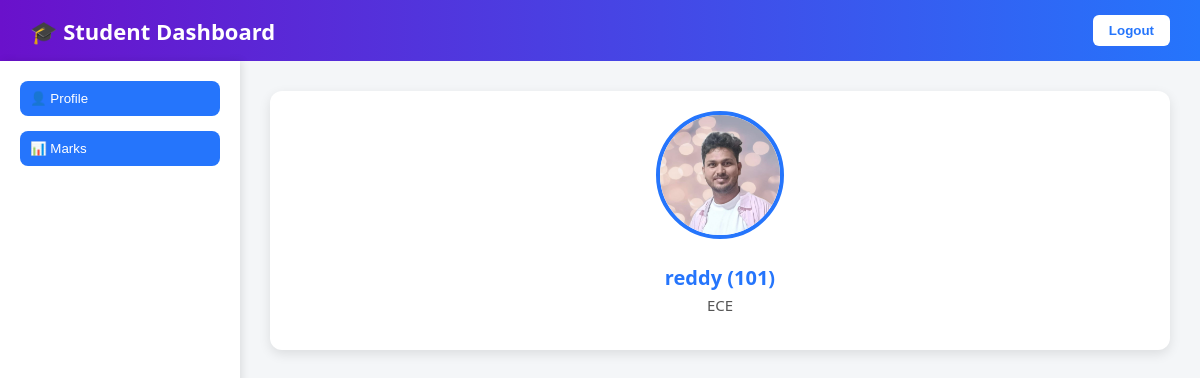
/student_dashboard (signed in), run on the app's committed database.
### tables this page shows
CREATE TABLE students (
                id INTEGER PRIMARY KEY AUTOINCREMENT,
                name TEXT,
                hallticket TEXT UNIQUE,
                department TEXT,
                mobile TEXT,
                join_date TEXT,
                address TEXT,
                photo TEXT,
                username TEXT UNIQUE,
                password TEXT
            );

### app.py (the view)
@app.route('/student_dashboard')
def student_dashboard():
    if 'student_username' not in session:
        flash('❌ Please log in first.', 'error')
        return redirect(url_for('student_login'))
    username = session['student_username']
    with sqlite3.connect('database.db') as conn:
        cursor = conn.cursor()
        cursor.execute('SELECT id, name, hallticket, department, photo FROM students WHERE username=?', (username,))
        student_details = cursor.fetchone()
        student_id = student_details[0]
        cursor.execute('''
            SELECT subject_code, subject_name, internal_marks, external_marks, total_marks, credits
            FROM marks WHERE student_id=?
        ''', (student_id,))
        marks_list = cursor.fetchall()
    return render_template('student_dashboard.html', student=student_details, marks=marks_list)

### templates/student_dashboard.html (shortened to what this page needs)
<!DOCTYPE html>
<html lang="en">
<head>
</head>
<body>
 <header>
    <h2>🎓 Student Dashboard</h2>
    <form action="{{ url_for('logout') }}" method="get">
        <button type="submit">Logout</button>
    </form>
</header>
    <div class="container">
        <div class="sidebar">
            <button onclick="showSection('profile')">👤 Profile</button>
            <button onclick="showSection('marks')">📊 Marks</button>
        </div>
        <div class="content">
            <div id="profileSection" class="profile-section">
                <img id="profilePic"
                     src="{{ url_for('static', filename=student[7] if student[7] else 'uploads_students/kullai.jpg') }}"
                     alt="Profile Photo"
                     onclick="document.getElementById('fileInput').click();"
                     onerror="this.onerror=null;this.src='{{ url_for('static', filename='uploads_students/kullai.jpg') }}';">
                <h3>{{ student[1] }} ({{ student[2] }})</h3>
                <p>{{ student[3] }}</p>
            </div>
        </div>
    </div>
</body>
</html>

### templates/student_dashboard.html (style rules this page uses)
body { margin: 0; font-family: 'Segoe UI', sans-serif; background: #f4f6f8; display: flex; flex-direction: column; min-height: 100vh; }
header { background: linear-gradient(to right, #6a11cb, #2575fc); color: white; padding: 15px 30px; display: flex; justify-content: space-between; align-items: center; }
header h2 { margin: 0; font-size: 22px; }
header button { background: white; color: #2575fc; border: none; padding: 8px 16px; border-radius: 6px; cursor: pointer; font-weight: 600; transition: background 0.3s; }
.container { display: flex; flex: 1; }
.sidebar { background: white; width: 200px; padding: 20px; box-shadow: 2px 0 8px rgba(0,0,0,0.1); display: flex; flex-direction: column; gap: 15px; }
.sidebar button { background: #2575fc; color: white; border: none; padding: 10px; border-radius: 8px; cursor: pointer; font-weight: 500; transition: background 0.3s; text-align: left; }
.content { flex: 1; padding: 30px; }
.profile-section { text-align: center; background: white; padding: 20px; border-radius: 12px; box-shadow: 0 4px 12px rgba(0,0,0,0.1); position: relative; }
.profile-section img { width: 120px; height: 120px; border-radius: 50%; object-fit: cover; margin-bottom: 15px; border: 4px solid #2575fc; cursor: pointer; }
.profile-section h3 { margin: 5px 0 0 0; color: #2575fc; font-size: 20px; }
.profile-section p { margin: 4px 0; color: #555; font-size: 15px; }

### data on the page
students: name "reddy", hallticket "101", department "ECE"
